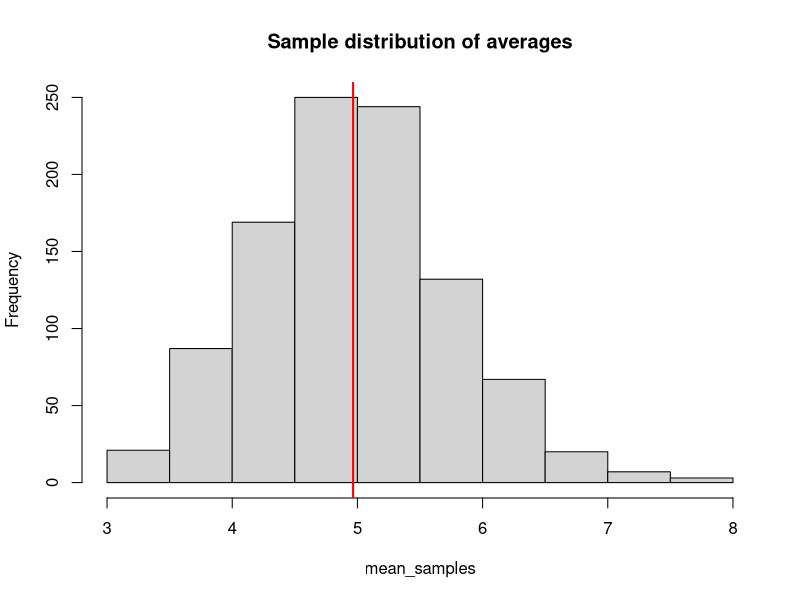
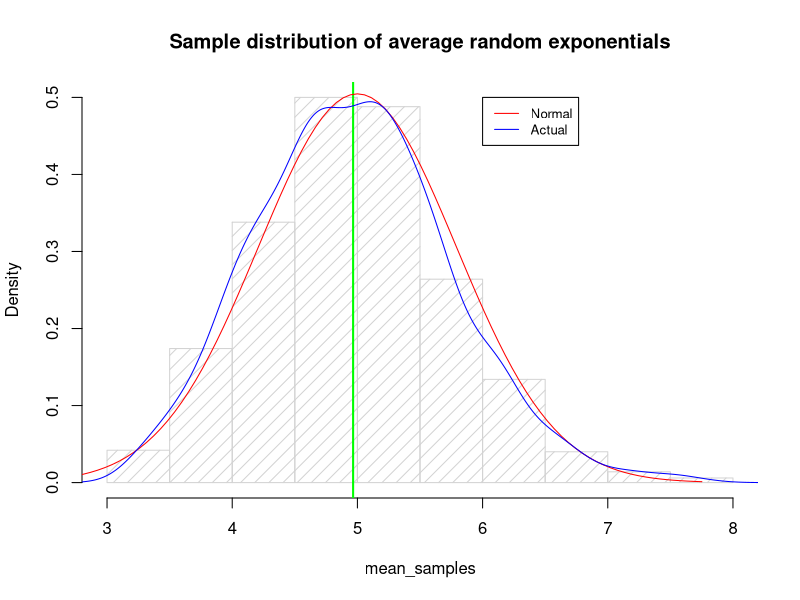
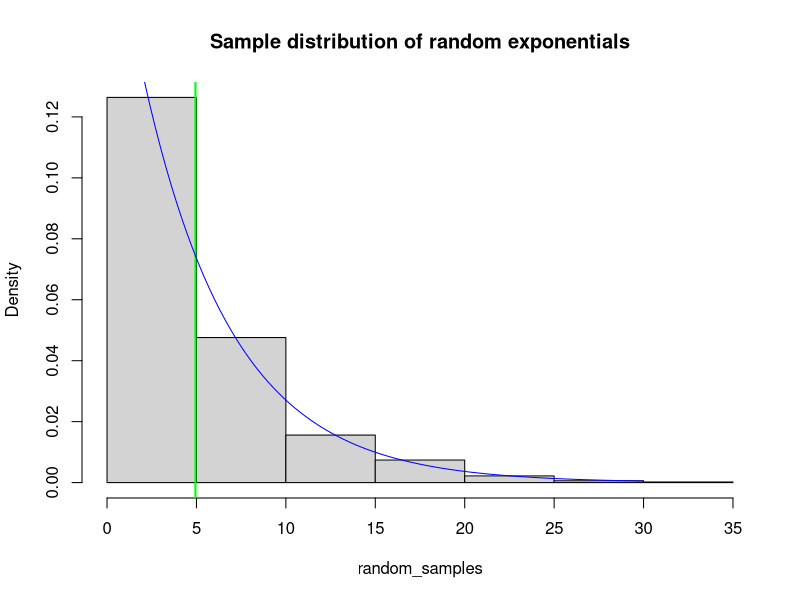

These figures' R source, in order:
## ---- chunk 1
# number of simulations, lambda and distribution sample
simulations <- 1000
lambda <- 0.2
samples <- 40

# generate a dataset of random exponential means
mean_samples = NULL
set.seed(283764)
for (i in 1:simulations) mean_samples = c(mean_samples, mean(rexp(samples,lambda)))
## ---- chunk 2
hist(mean_samples, main = "Sample distribution of averages")
abline(v = mean(mean_samples), lwd = 2, col = "red")
## ---- chunk 3
mean_theo <- 1/lambda
mean_dist <- mean(mean_samples)
## ---- chunk 4
var_theo <- ((1/lambda)^2)/samples
var_actual <- var(mean_samples)
## ---- chunk 5
hist(mean_samples, probability = TRUE, density=10, col="lightgray", main = "Sample distribution of average random exponentials")
abline(v = mean(mean_samples), lwd=2, col="green")
# normal distribution
curve(dnorm(x, mean = mean_theo, sd = sqrt(var_theo)), min(mean_samples)-1, max(mean_samples), col = 'red', add = TRUE)
# actual distribution 
lines(density(mean_samples), col='blue')
legend(x = 6, y = 0.5, c('Normal','Actual'), cex=0.8, col = c('red','blue'), lty = 1)
## ---- chunk 6
# create a similar sized dataset of random exponentials
set.seed(283764)
random_samples <- rexp(simulations, lambda)

hist(random_samples, probability = TRUE, main = "Sample distribution of random exponentials")
abline(v = mean(random_samples), lwd = 2, col = "green")

# add the sample distribution
curve(dexp(x, lambda), 0, 30, col = 'blue', add = TRUE)
